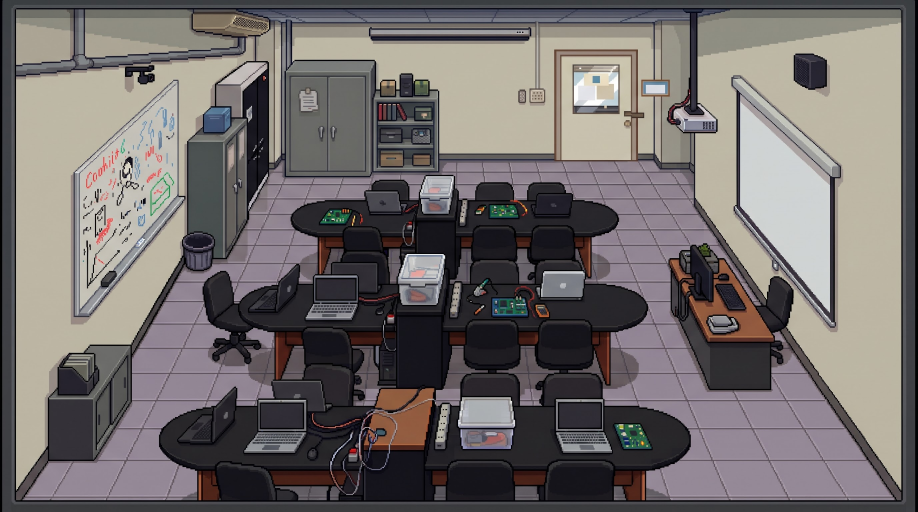
#> input picture assets/finalexam.jpg, 2752 x 1536 px, given in place of finalexam.png, which was not available (shown at 1/3 size)
$ python -i pic_pack.py   (imports and definitions only)
#> lines starting #> are read from the running program, lines starting #| are printed output that depends on the picture
#!/usr/bin/env python3
"""pic_pack.py - pack every large picture (pic_list.PICS) into one flash image for the QSPI streamer.

    python3 -I fpga/tools/pic_pack.py            -> fpga/mem/pictures.bin   (programmed at flash PIC_BASE)
                                                    fpga/mem/pictures.hex   (same bytes, for the Icarus flash model)
                                                    fpga/rtl/video/pic_map.vh
                                                    fpga/mem/preview/pic_<NAME>.png (exactly what the FPGA shows)

FLASH IMAGE FORMAT (all little-endian, offsets relative to PIC_BASE)
    0x000  "CPEP"  magic           (pic_stream.v checks it -> `missing` when the flash was not programmed)
    0x004  u16 count, u16 version = 1
    0x008  count x { u32 off, u16 w, u16 h }          8 bytes per picture
    off    256 x u16 palette, 0x0RGB (4:4:4 = what the Nexys A7 VGA DAC shows)
    off+512  h rows x w bytes of palette index (row y starts at off + 512 + y*w)
Pictures start on 256-byte boundaries so a row fetch never needs more than one READ command.
"""
import os
import struct
import sys

import numpy as np
from PIL import Image

HERE = os.path.dirname(os.path.abspath(__file__))
FPGA = os.path.dirname(HERE)
ROOT = os.path.dirname(FPGA)
ASSETS = os.path.join(ROOT, "assets")
MEM = os.path.join(FPGA, "mem")
PREV = os.path.join(MEM, "preview")
sys.path.insert(0, HERE)
import pic_list  # noqa: E402

PIC_BASE = 0x400000          # flash byte address; the xc7a100t bitstream (~3.8 MB) ends below it
FLASH_SIZE = 16 * 1024 * 1024
MAGIC = b"CPEP"
VERSION = 1
MAX_W = 768                  # pic_stream line budget: a row of w bytes takes ~4w + 90 clk < 3200 clk


def find_asset(stem):
#> called with stem = 'finalexam'
    for ext in (".png", ".jpg", ".jpeg", ".webp"):       # same search order as the Pygame loaders
        p = os.path.join(ASSETS, stem + ext)
        if os.path.isfile(p):
            return p
    raise FileNotFoundError("asset %s.* not found in %s" % (stem, ASSETS))


def pygame_canvas(stem, smooth, fill):
    """Rebuild the 960x540 surface the Pygame loader makes (fit() / load_cutscene_image / load_slide)."""
    os.environ.setdefault("SDL_VIDEODRIVER", "dummy")
    os.environ.setdefault("PYGAME_HIDE_SUPPORT_PROMPT", "1")
    import pygame
    if not pygame.display.get_init():            # .convert() needs a display, as in the game
        pygame.display.init()
        pygame.display.set_mode((1, 1))
    raw = pygame.image.load(find_asset(stem)).convert()      # the loaders all call .convert()
    iw, ih = raw.get_size()
    k = min(pic_list.PY_W / iw, pic_list.PY_H / ih)
    size = (max(1, round(iw * k)), max(1, round(ih * k)))
    out = (pygame.transform.smoothscale if smooth else pygame.transform.scale)(raw, size)
    s = pygame.Surface((pic_list.PY_W, pic_list.PY_H))
    s.fill(fill)
    s.blit(out, ((pic_list.PY_W - size[0]) // 2, (pic_list.PY_H - size[1]) // 2))
    return Image.frombytes("RGB", s.get_size(), pygame.image.tobytes(s, "RGB"))


def source_image(name, stem, kind, smooth, w, h):
    if kind == "room":
        return Image.open(find_asset(stem)).convert("RGB").resize((w, h), Image.LANCZOS)
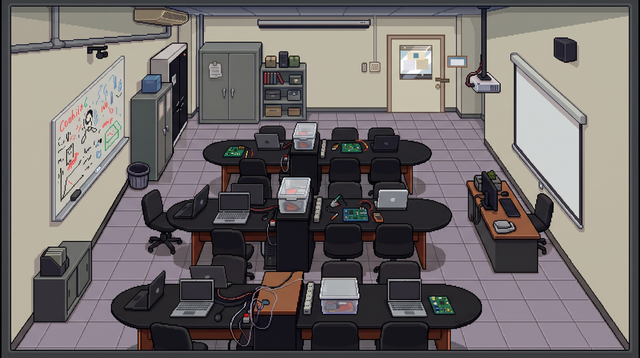
#> returned value: PIL image 640x358 RGB; mean R, G, B 114.5, 109.2, 108
    fill = (0, 0, 0) if kind == "fit_black" else pic_list.DARK
    return pygame_canvas(stem, smooth, fill).resize((w, h), Image.LANCZOS)


def quantize_picture(img):
    """RGB image -> (index array h x w uint8, list of 256 palette entries 0x0RGB).

    Colours must be chosen in 12-bit space (r,g,b >> 4) because that is all the DAC can show.
    """
    # No dither: matches asset_convert.convert_bg and keeps pixel-art pictures (title) crisp.
    a = (np.asarray(img.convert("RGB")) >> 4) * 17
    q = Image.fromarray(a.astype("uint8")).quantize(colors=256, method=Image.Quantize.MEDIANCUT,
                                                     dither=Image.Dither.NONE)
    flat = q.getpalette()[:256 * 3]
#> flat = 768 values, max 255 at index 0, min 0 at index 617, mean 109.3
    flat += [0] * (256 * 3 - len(flat))
    # Pillow's median-cut palette entries are box averages (not multiples of 17): round, never floor.
    def lvl(v):
        return min(15, (v + 8) // 17)
    pal = [(lvl(flat[i * 3]) << 8) | (lvl(flat[i * 3 + 1]) << 4) | lvl(flat[i * 3 + 2])
           for i in range(256)]
#> pal = 256 values, max 4095 at index 0, min 0 at index 255, mean 1877.3
    return np.asarray(q).astype(np.uint8), pal


def rgb12_to_888(c):
    return ((c >> 8) & 15) * 17, ((c >> 4) & 15) * 17, (c & 15) * 17


def build():
    """Return (bin_bytes, entries) where entries = [(name, off, w, h, idx, pal)]."""
    n = len(pic_list.PICS)
    head = bytearray(MAGIC + struct.pack("<HH", n, VERSION))
    body = bytearray()
    entries = []
    data_start = (8 + 8 * n + 255) & ~255
    for (name, stem, kind, smooth, w, h) in pic_list.PICS:
        # pic_stream.v fetches one row per VGA line: 4 clk/byte + ~90 clk overhead must fit in 3200 clk
        assert w <= MAX_W, "%s: width %d > %d bytes = one row fetch per VGA line (3200 clk)" % (name, w, MAX_W)
        idx, pal = quantize_picture(source_image(name, stem, kind, smooth, w, h))
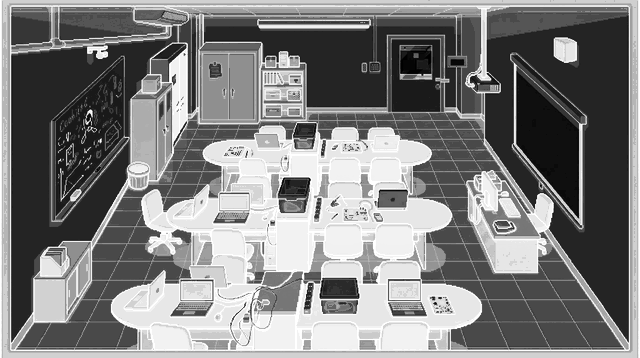
#> idx: shape (358, 640); min 0, max 255, mean 127.3
        assert idx.shape == (h, w) and idx.dtype == np.uint8, name
        assert len(pal) == 256 and all(0 <= c <= 0xFFF for c in pal), name
        off = data_start + len(body)
        head += struct.pack("<IHH", off, w, h)
        body += struct.pack("<256H", *pal) + idx.tobytes()
        body += b"\xff" * ((-len(body)) % 256)
        entries.append((name, off, w, h, idx, pal))
#> pass 2 of the loop in build, `for (name, stem, kind, smooth, w, h) in pic_list.PICS:`:
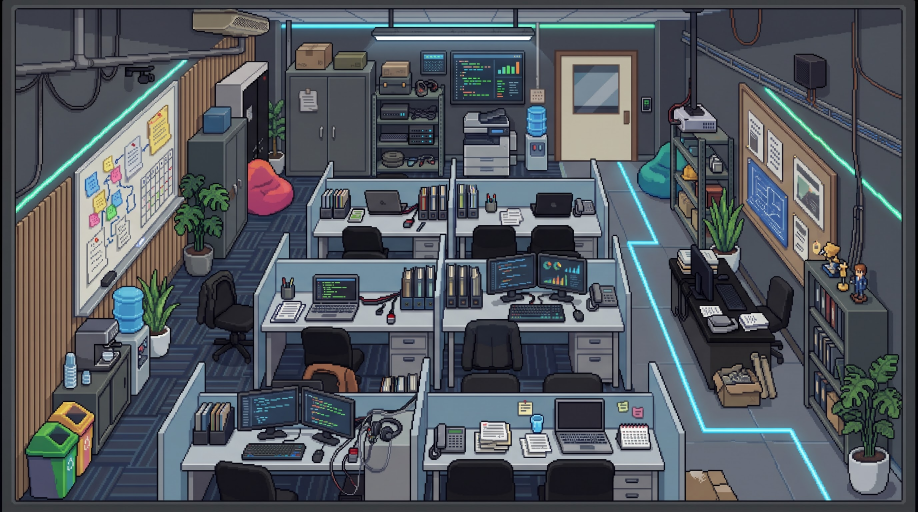
#> input picture assets/bg.jpg, 2752 x 1536 px, given in place of bg.png, which was not available (shown at 1/3 size)
#> in source_image (call 2), `return Image.open(find_asset(stem)).convert("RGB").resize((w, h), Imag..`:
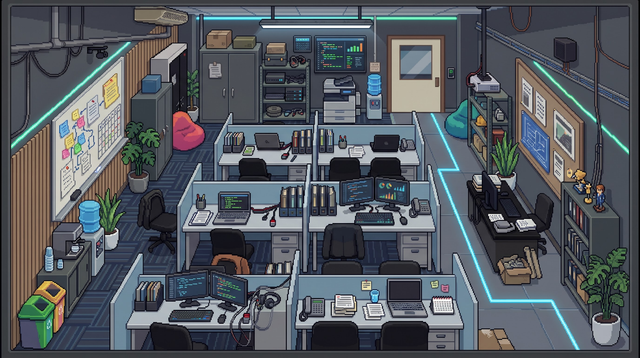
#> returned value: PIL image 640x358 RGB; mean R, G, B 83.8, 89.5, 96
#> in build, `idx, pal = quantize_picture(source_image(name, stem, kind, smooth, w, ..`:
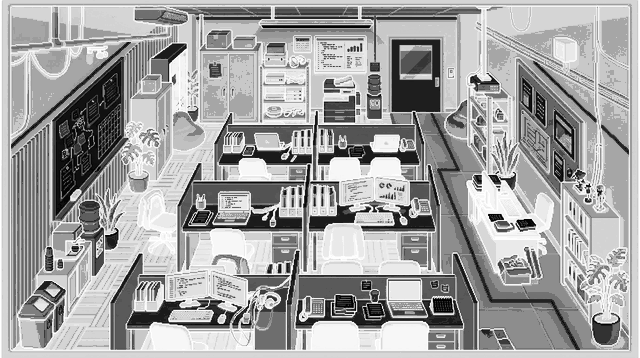
#> idx: shape (358, 640); min 0, max 255, mean 163.7
#> in build, `idx, pal = quantize_picture(source_image(name, stem, kind, smooth, w, ..`: pal = 256 values, max 4095 at index 0, min 0 at index 255, mean 1689.3
#> off = 229888
    blob = bytes(head) + b"\xff" * (data_start - len(head)) + bytes(body)
    assert PIC_BASE + len(blob) <= FLASH_SIZE, "pictures do not fit in the 16 MiB flash"
    return blob, entries


def unpack(blob):
    """Inverse of build(): what the hardware will read. Returns [(w, h, rgb uint8 array)]."""
    assert blob[:4] == MAGIC
    n, ver = struct.unpack_from("<HH", blob, 4)
    assert ver == VERSION
    out = []
    for i in range(n):
        off, w, h = struct.unpack_from("<IHH", blob, 8 + 8 * i)
        pal = struct.unpack_from("<256H", blob, off)
        idx = np.frombuffer(blob, np.uint8, w * h, off + 512).reshape(h, w)
        lut = np.array([rgb12_to_888(c) for c in pal], np.uint8)
        out.append((w, h, lut[idx]))
    return out


def main():
    os.makedirs(PREV, exist_ok=True)
    blob, entries = build()
    with open(os.path.join(MEM, "pictures.bin"), "wb") as f:
        f.write(blob)
    with open(os.path.join(MEM, "pictures.hex"), "w") as f:   # one byte per line for $readmemh
        f.write("\n".join("%02X" % b for b in blob) + "\n")
    for (name, *_), (w, h, rgb) in zip(entries, unpack(blob)):
        Image.fromarray(rgb).save(os.path.join(PREV, "pic_%s.png" % name))
    L = ["// pic_map.vh - GENERATED by fpga/tools/pic_pack.py from pic_list.py. Do not edit.",
         "localparam [23:0] PIC_BASE = 24'h%06X;" % PIC_BASE,
         "localparam integer PIC_COUNT = %d;" % len(entries),
         "localparam integer PIC_BYTES = %d;   // size of pictures.bin / pictures.hex (testbench flash model)"
         % len(blob)]
    for i, (name, off, w, h, *_ ) in enumerate(entries):
        L.append("localparam [4:0] PIC_%-8s = 5'd%-2d;   // %dx%d at +0x%06X" % (name, i, w, h, off))
    for name, off, w, h, *_ in entries:
        L.append("localparam [9:0] PIC_W_%-8s = 10'd%d, PIC_H_%-8s = 10'd%d;" % (name, w, name, h))
    # size of picture `id` = {w, h} (line_renderer pic_w / pic_h); unknown id -> 0 x 0 (bg_color only)
    L.append("function [19:0] pic_wh(input [4:0] id);")
    L.append("    case (id)")
    for i, (name, off, w, h, *_ ) in enumerate(entries):
        L.append("        5'd%-2d: pic_wh = {PIC_W_%s, PIC_H_%s};" % (i, name, name))
    L.append("        default: pic_wh = 20'd0;")
    L.append("    endcase")
    L.append("endfunction")
    with open(os.path.join(FPGA, "rtl", "video", "pic_map.vh"), "w") as f:
        f.write("\n".join(L) + "\n")
    print("pictures: %d, %.2f MB at flash 0x%06X..0x%06X" % (
        len(entries), len(blob) / 1e6, PIC_BASE, PIC_BASE + len(blob)))


# [2 lines not run here, left out]

#> (the run stopped early here; a loop or call above may not have finished)
